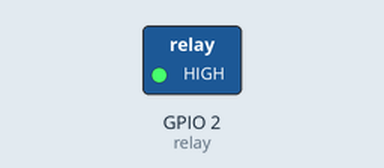
The program below on a simulated ESP8266 (NodeMCU). Parts: switched loads named in the program (green lamp = pin HIGH). WiFi joins after 1.5 s; servers stay silent unless stated; uploads are accepted with an empty reply; what the program prints to the serial monitor is not drawn.

Above: at 0.1 s.
At 1.6 s:
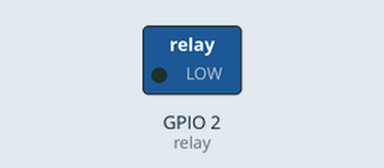
Timing chart, 0 to 63.0 s (numbered marks = the images above):
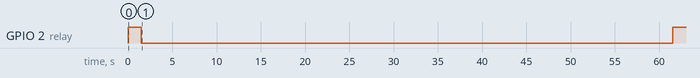

The program:

main.cpp
```cpp
#include <Arduino.h>
#include <ESP8266WiFi.h>
#include <ESP8266HTTPClient.h>

#define SERVER_IP "192.168.1.175:3000"

#ifndef STASSID
#define STASSID "TP-Link_9C82"
#define STAPSK "38702303"
#endif

const int relay = LED_BUILTIN;
int count = 0;
int delay_ms = 1000 * 60 * 60;
String data = "";

void send_post(WiFiClient client, String data)
{
  HTTPClient http;

  Serial.println("Connecting to server...");
  http.begin(client, "http://" SERVER_IP "/");
  http.addHeader("Content-Type", "application/json");
  http.addHeader("Accept", "application/json");
  int httpCode = http.POST(data);
  Serial.println(httpCode);

  if (httpCode > 0)
  {
    String payload = http.getString();
    Serial.println(payload);
  }
  else
  {
    Serial.println("Error on sending POST");
  }
  http.end();
}

void setup()
{
  Serial.begin(9200);
  Serial.println("Starting with setup");
  pinMode(relay, OUTPUT);
  digitalWrite(relay, HIGH);
  WiFi.begin(STASSID, STAPSK);

  Serial.println('\n Waiting to Connect to WIFI\n');

  while (WiFi.status() != WL_CONNECTED)
  {
    delay(500);
    Serial.print(".");
  }
  Serial.println('Connected to WIFI');
  Serial.println("\n Main loop will start after 5000 seconds\n");
  Serial.println("ON/OFF First Time");
  digitalWrite(relay, LOW);
  Serial.println("Current Flowing");
  delay(1000 * 60);
  digitalWrite(relay, HIGH);
  Serial.println("Current Not Flowing");
  Serial.println("\n Main loop will start after 5000 seconds\n");
  delay(5000);
}

void loop()
{
  if ((WiFi.status() == WL_CONNECTED))
  {
    if (count < 9)
    {
      count++;
      data = "{\"msg\":\"Sending Hourly data, count:" + String(count) + "\" , \"status\":\"OFF\"}";
    }
    else
    {
      count = 0;
      digitalWrite(relay, LOW);
      data = "{\"msg\":\"Sending 10Th Hour, last data sent\", \"status\":\"ON\"}";
      delay(1000 * 60);
      digitalWrite(relay, HIGH);
    }
    WiFiClient client;
    send_post(client, data);
  }
  else
  {
    Serial.println("Not Connected to WIFI");
  }
  delay(delay_ms);
}
```
